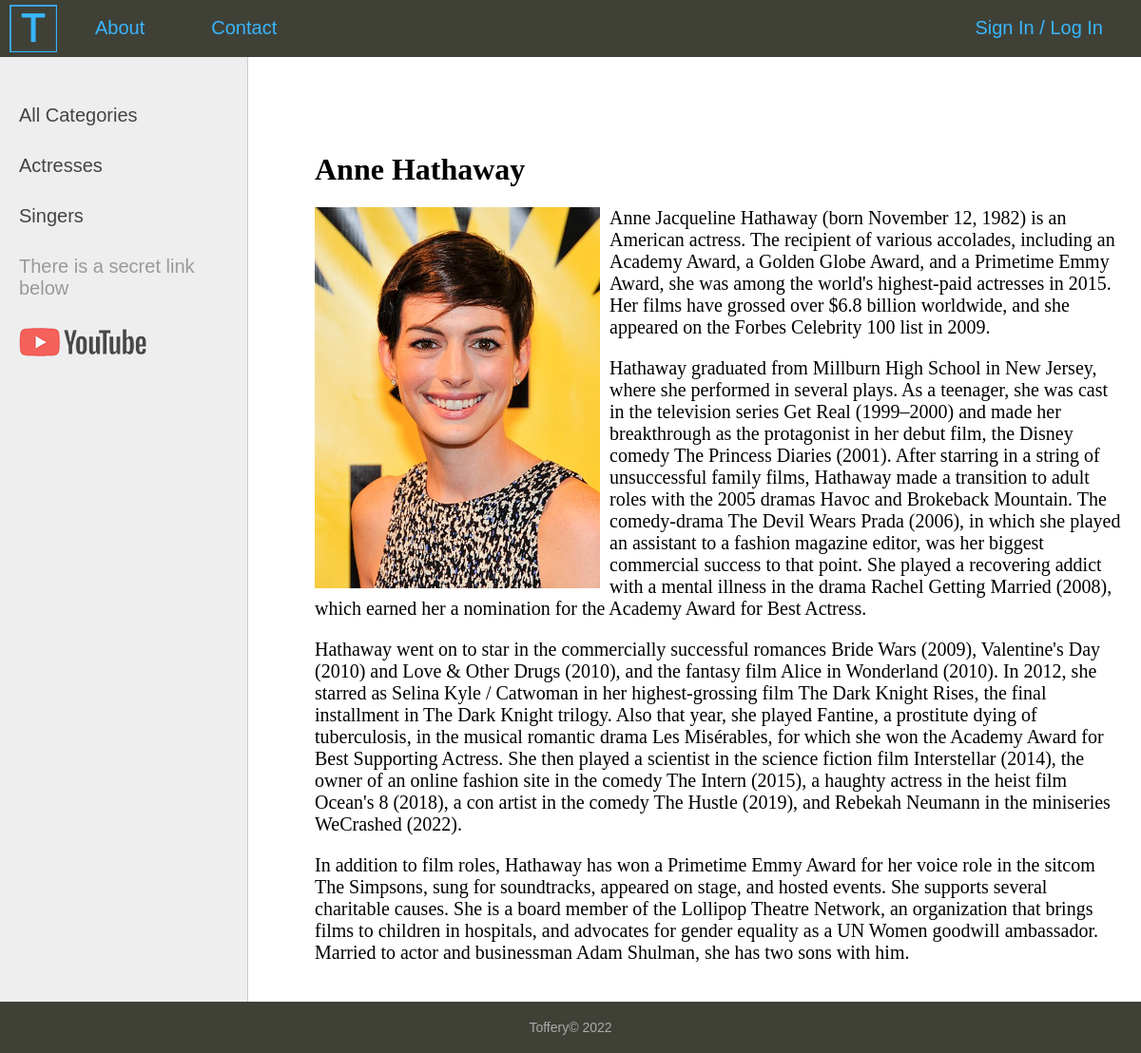
The app's page /post/anne-hathaway/ with its own data.
### women/models.py (models this page shows, shortened)
class Category(models.Model):
    name = models.CharField(max_length=100, db_index=True, verbose_name='Category')
    slug = models.SlugField(max_length=255, unique=True, db_index=True, verbose_name='URL')
    def get_absolute_url(self):
        return reverse('category', kwargs={'cat_slug': self.slug})
    class Meta:
        verbose_name = 'Category'
        verbose_name_plural = 'Categories'
        ordering = ['name']

class Women(models.Model):
    title = models.CharField(max_length=255, verbose_name='Title')
    slug = models.SlugField(max_length=255, unique=True, db_index=True, verbose_name='URL')
    content = models.TextField(blank=True, verbose_name='Content')
    photo = models.ImageField(upload_to='photos/%Y/%m/%d/', verbose_name='Photo')
    time_create = models.DateTimeField(auto_now_add=True, verbose_name='Time Create')
    time_update = models.DateTimeField(auto_now=True, verbose_name='Time Update')
    is_published = models.BooleanField(default=True, verbose_name='Is Published')
    cat = models.ForeignKey('Category', on_delete=models.PROTECT, null=True, verbose_name='Category')
    def __str__(self):
        return self.title
    class Meta:
        verbose_name = 'Famous women'
        verbose_name_plural = 'Famous women'
        ordering = ['title', 'time_create']

### women/views.py (the view)
# urls.py: path('post/<slug:post_slug>/', ShowPost.as_view(), name='post'),
class ShowPost(DataMixin, DetailView):
    model = Women
    template_name = 'women/post.html'
    slug_url_kwarg = 'post_slug'
    context_object_name = 'post'
    def get_context_data(self, *, object_list=None, **kwargs):
        context = super().get_context_data(**kwargs)
        c_def = self.get_user_context(title=context['post'])
        context.update(c_def)
        return context

### women/utils.py (called while the page is built)
    def get_user_context(self, **kwargs):
        context = kwargs
        cats = Category.objects.annotate(Count('women'))
        user_menu = menu.copy()
        if not self.request.user.is_authenticated:
            user_menu.pop(1)
        context['menu'] = user_menu
        context['cats'] = cats
        if 'cat_selected' not in context:
            context['cat_selected'] = None
        return context

### women/templates/women/post.html
{% extends 'women/base.html' %}
{% block content %}
<h1> {{ post.title }} </h1>
{% if post.photo %}
    <p> <img class="img-article-left" src="{{post.photo.url}}"> </p>
{% endif %}
{{post.content|linebreaks}}
{% endblock %}

### women/templates/women/base.html (shortened to what this page needs)
{% load static %}
<!DOCTYPE html>
<html>
<head>
	<link type="text/css" href="{% static 'women/css/styles.css' %}" rel="stylesheet" />
</head>
<body>
<table class="table-page" border=0 cellpadding="0" cellspacing="0">
<tr><td valign=top>
{% block mainmenu %}
<div class="header">
	<ul id="mainmenu" class="mainmenu">
		<li class="logo">
			<a href="{% url 'home' %}">
				<div class="logo"></div>
			</a>
		</li>
		{% for m in menu %}
			<li> <a href="{% url m.url_name %}"> {{ m.title }} </a> </li>
		{% endfor %}
		{% if request.user.is_authenticated %}
			<li class="last"> Hi, {{user.username}} / <a href="{% url 'logout' %}">Log Out</a></li>
		{% else %}
			<li class="last"><a href="{% url 'register' %}">Sign In</a> / <a href="{% url 'login' %}">Log In</a></li>
		{% endif %}
	</ul>
</div>
{% endblock mainmenu %}
<table class="table-content" border=0 cellpadding="0" cellspacing="0">
<tr>
<td valign="top" class="left-chapters">
<ul id="leftchapters">
{% if cat_selected == 0 %}
	<li class="selected"> All Categories </li>
{% else %}
	<li> <a href="{% url 'home' %}"> All Categories </a> </li>
{% endif %}
{% for c in cats %}
	{% if c.women__count > 0 %}
		{% if c.pk == cat_selected %}
			<li class="selected">{{c.name}}</li>
		{% else %}
			<li><a href="{{ c.get_absolute_url }}">{{c.name}}</a></li>
		{% endif %}
	{% endif %}
{% endfor %}
		<li class="share">
			<p>There is a secret link below</p>
			<a class="share-yt" href="https://www.github.com/Toffery" target="_blank"></a>
		</li>
	</ul>
</td>
<td valign="top" class="content">
<div class="content-text">
{% block content %}
{% endblock %}
</div>
</td></tr></table>
</td></tr>
<tr><td valign=top>
	<div id="footer">
		<p>Toffery&copy; 2022</p>
	</div>
</td></tr></table>
</body>
</html>

### women/static/women/css/styles.css (style rules this page uses)
html, body { font-family: 'Arial'; margin: 0; padding: 0; height: 100%; width: 100%; color: #444; }
a { color: #0059b2; text-decoration: none; }
img { max-width: 600px; height: auto; }
img.img-article-left { max-width: 300px; height: auto; float: left; padding: 0 10px 10px 0; }
.table-page { width: 100%; height: 100%; vertical-align: top; }
.table-page tr { height: 100%; }
.header { background: #3F4137; height: 60px; }
.logo { background: url('../images/mylogocropped.png') no-repeat 10px 5px; width: 70px; height: 60px; }
ul.mainmenu { list-style: none; margin: 0; padding: 0; height: 60px; color: #38B6FF; font-size: 20px; overflow: hidden; }
ul.mainmenu li { float: left; margin: 18px 40px 0 30px; }
ul.mainmenu li.logo { margin: 0; }
ul.mainmenu li.last { float: right; }
ul.mainmenu li a { color: #38B6FF; text-decoration: none; }
.table-content { width: 100%; min-height: 100%; height: 100%; }
.left-chapters { margin: 0; background: #eee; border-right: 1px solid #ccc; min-height: 100%; }
.left-chapters ul { width: 230px; min-height: 100%; margin: 0; padding: 20px 10px 10px 20px; list-style: none; font-size: 20px; }
.left-chapters ul li { margin: 30px 0 0 0; color: #999; }
.left-chapters ul li a { color: #444; text-decoration: none; }
.left-chapters ul li.share { margin: 30px 0 0 0; }
.left-chapters ul li.share p { margin: 30px 0 30px 0; }
.left-chapters ul li.share a { display: inline-block; width: 40px; height: 40px; margin: 0 20px 0 0; }
.left-chapters ul li.share a.share-yt { width: 100%; height: 30px; background: url('../images/share_yt.png') no-repeat 0 0 }
.content { padding: 40px 20px 20px 40px; width: 100%; box-sizing: border-box; }
.content-text { margin: 60px 0 0 30px; color: #000; font-size: 20px; font-family: Yandex Sans Display Light; }
.content-text h1 { font-size: 32px; }
#footer { box-sizing: border-box; background: #3F4137; padding: 5px; color: #aaa; font-size: 14px; font-family: Verdana, Geneva, Arial, Helvetica; text-align: center; overflow: hidden; }

### records on screen
Category: name "Actresses"
Category: name "Singers"
Women: title "Anne Hathaway", photo (picture), content "Anne Jacqueline Hathaway (born November 12, 1982) is an American actress. The recipient of various accolades, including an Academy Award, a Golden Globe Award, and a Primetime Emmy Award, she was among the world's highest-paid actresses in 2015. Her films have grossed over $6.8 billion worldwide, and she appeared on the Forbes Celebrity 100 list in 2009. Hathaway graduated from Millburn High School in New Jersey, where she performed in several plays. As a teenager, she was cast in the television series Get Real (1999–2000) and made her breakthrough as the protagonist in her debut film, the Disney comedy The Princess Diaries (2001). After starring in a string of unsuccessful family films,…"

### other values on screen
{{ m.title }} "About" "Contact"
